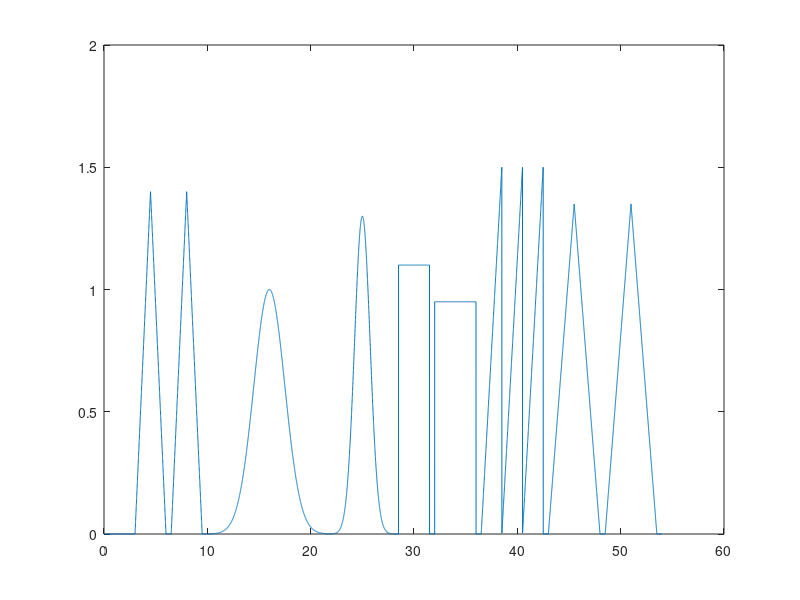

Write MATLAB code to recreate this figure.
close all; clear; clc;
% zad 2

a = load('termin2/1/korel_202.txt');
t = a(:,1);
x = a(:,2);
dt = t(2) - t(1);
tc = -54:dt:54;
plot(t,x);
% 1) POCZĄTEK OBU SYGNAŁÓW TRÓJKĄTNYCH A = 1.35, S = 5;

t1 = 0:dt:5;
s1 = 1.35*(1-abs(t1-2.5)/2.5);
xc = xcorr(s1,x) + xcorr(1-s1,1-x);
nr = find(xc == max(xc(:)), 3, 'first');
tc(nr)

%subplot(211), plot(t,x,'r',t1,s1,'g');
%subplot(212), plot(tc,xc);


% 2) POCZĄTEK SYGNAŁU PROSTOKĄTNEGO A = 0.95, S = 4;
t2 = 0:dt:4;
s2 = 0.95*ones(size(t2));
%plot(t2,s2);

xc = xcorr(s2,x);

nr = find(max(xc(:))==xc, 3, 'first');
x(nr);
tc(nr)

%subplot(211), plot(t,x,'r',t2,s2,'g');
%subplot(212), plot(tc,xc);

% 3) ŚRODEK SYGNAŁU GAUSSA, A = 1.3, ODCH = 0.75;

t3 = -3:dt:4.5;
s3 = 1.3*exp((-(t3-0.75).^2)/2*0.75*0.75);
%plot(t3,s3);




